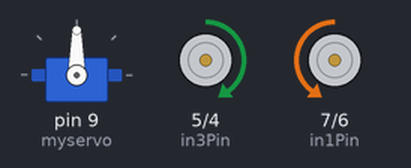
Recording of a sketch running on a simulated Arduino Uno, built with avr-gcc and run on an emulated ATmega328P. Shown: servo, motor-driver pin pairs drawn as motors (green arrow = first pin HIGH = forward, orange = second pin HIGH = backward, longer = more drive).

Above: at 0.05 s.
At 3.0 s:
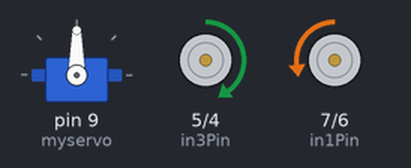
At 5.3 s:
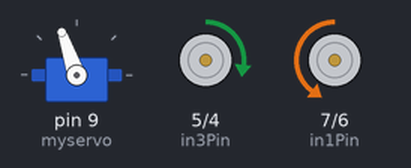
At 5.9 s:
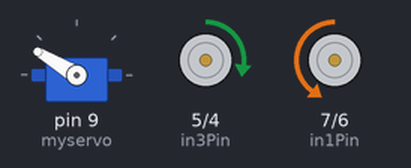
At 6.5 s:
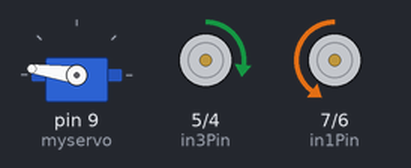
At 7.7 s:
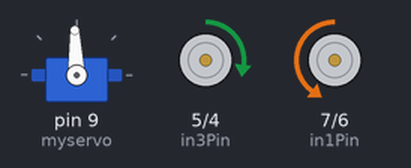
Timing chart, 0 to 10.1 s (numbered marks = the images above):
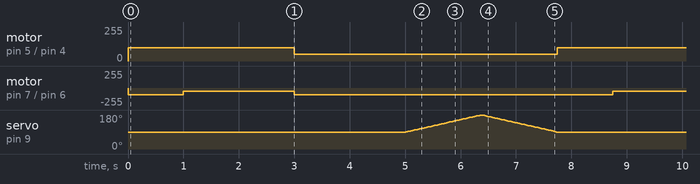

Measured:
- by itself, motor on pin 5 (in3Pin) / pin 4 (in4Pin): alternates forward 100/255 for 3.0 s and forward 50/255 for 4.7 s
- by itself, motor on pin 7 (in1Pin) / pin 6 (in2Pin): repeats every 7.7 s: backward 50/255 2.0 s, backward 100/255 5.7 s

The sketch:

HW2.ino
```cpp
const int in1Pin = 7;
const int in2Pin = 6;
const int in3Pin = 5;
const int in4Pin = 4;


#include <Servo.h>

Servo myservo;
int pos = 0;

void setup() {
  // put your setup code here, to run once:
  pinMode(in1Pin, OUTPUT);
  pinMode(in2Pin, OUTPUT);
  pinMode(in3Pin, OUTPUT);
  pinMode(in4Pin, OUTPUT);
  myservo.attach(9);

}

void loop() {

    //make the robot go straight
    digitalWrite(in1Pin, LOW);
    analogWrite(in2Pin, 100);
    analogWrite(in3Pin, 100);
    digitalWrite(in4Pin, LOW);

    delay(1000);

    //make the robot turn left and right
    digitalWrite(in1Pin, LOW);
    analogWrite(in2Pin, 50);
    analogWrite(in3Pin, 100);
    digitalWrite(in4Pin, LOW);

    delay(2000);

    digitalWrite(in1Pin, LOW);
    analogWrite(in2Pin, 100);
    analogWrite(in3Pin, 50);
    digitalWrite(in4Pin, LOW);

    delay(2000);

    //make the robot "say hello"
    for (pos = 90; pos <= 180; pos += 1) {
        myservo.write(pos);
        delay(15);
  }
    for (pos = 180; pos >= 90; pos -= 1) {
        myservo.write(pos);
        delay(15);
  }


}
```
